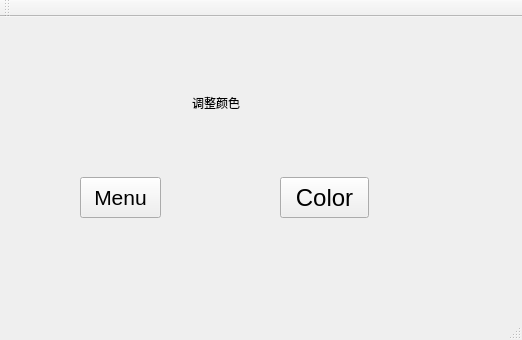
<?xml version="1.0" encoding="UTF-8"?>
<ui version="4.0">
 <class>MainWindow</class>
 <widget class="QMainWindow" name="MainWindow">
  <property name="geometry">
   <rect>
    <x>0</x>
    <y>0</y>
    <width>522</width>
    <height>340</height>
   </rect>
  </property>
  <property name="windowTitle">
   <string>MainWindow</string>
  </property>
  <widget class="QWidget" name="centralWidget">
   <widget class="QPushButton" name="pushButton">
    <property name="geometry">
     <rect>
      <x>80</x>
      <y>160</y>
      <width>81</width>
      <height>41</height>
     </rect>
    </property>
    <property name="font">
     <font>
      <pointsize>16</pointsize>
     </font>
    </property>
    <property name="text">
     <string>Menu</string>
    </property>
   </widget>
   <widget class="QPushButton" name="pushButton_2">
    <property name="geometry">
     <rect>
      <x>280</x>
      <y>160</y>
      <width>89</width>
      <height>41</height>
     </rect>
    </property>
    <property name="font">
     <font>
      <pointsize>18</pointsize>
     </font>
    </property>
    <property name="text">
     <string>Color</string>
    </property>
   </widget>
   <widget class="QLabel" name="label">
    <property name="geometry">
     <rect>
      <x>180</x>
      <y>70</y>
      <width>91</width>
      <height>31</height>
     </rect>
    </property>
    <property name="text">
     <string>　调整颜色</string>
    </property>
   </widget>
  </widget>
  <widget class="QMenuBar" name="menuBar">
   <property name="geometry">
    <rect>
     <x>0</x>
     <y>0</y>
     <width>522</width>
     <height>28</height>
    </rect>
   </property>
  </widget>
  <widget class="QToolBar" name="mainToolBar">
   <attribute name="toolBarArea">
    <enum>TopToolBarArea</enum>
   </attribute>
   <attribute name="toolBarBreak">
    <bool>false</bool>
   </attribute>
  </widget>
  <widget class="QStatusBar" name="statusBar"/>
 </widget>
 <layoutdefault spacing="6" margin="11"/>
 <resources/>
 <connections/>
</ui>
